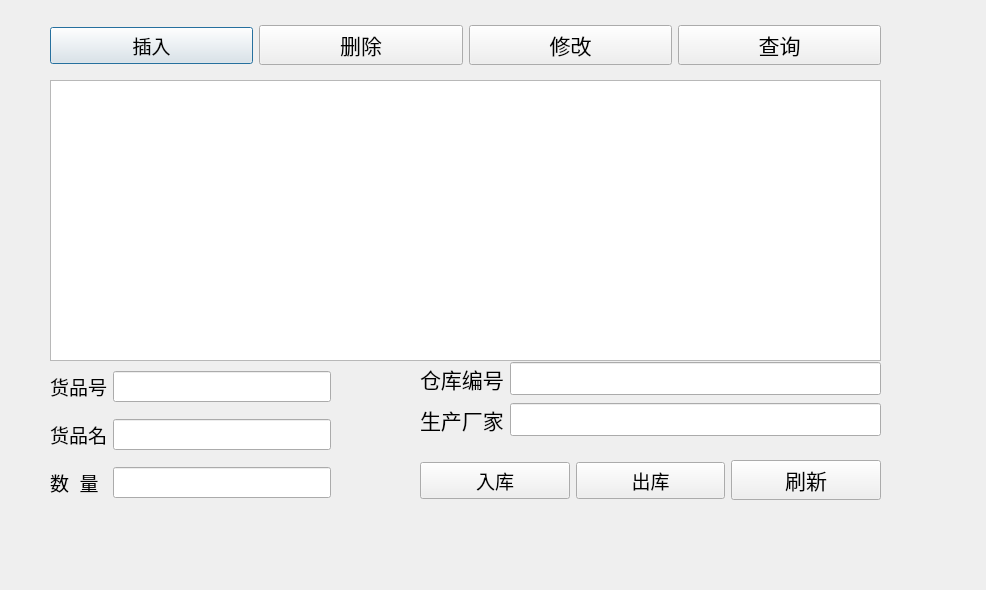
<?xml version="1.0" encoding="UTF-8"?>
<ui version="4.0">
 <class>DialogStockmanage</class>
 <widget class="QDialog" name="DialogStockmanage">
  <property name="geometry">
   <rect>
    <x>0</x>
    <y>0</y>
    <width>986</width>
    <height>590</height>
   </rect>
  </property>
  <property name="font">
   <font>
    <pointsize>16</pointsize>
   </font>
  </property>
  <property name="windowTitle">
   <string>Dialog</string>
  </property>
  <widget class="QTableView" name="tableView">
   <property name="geometry">
    <rect>
     <x>50</x>
     <y>80</y>
     <width>831</width>
     <height>281</height>
    </rect>
   </property>
   <property name="font">
    <font>
     <pointsize>14</pointsize>
    </font>
   </property>
  </widget>
  <widget class="QWidget" name="gridLayoutWidget">
   <property name="geometry">
    <rect>
     <x>50</x>
     <y>360</y>
     <width>281</width>
     <height>151</height>
    </rect>
   </property>
   <layout class="QGridLayout" name="gridLayout">
    <item row="2" column="1">
     <widget class="QLineEdit" name="le_num">
      <property name="font">
       <font>
        <pointsize>14</pointsize>
       </font>
      </property>
      <property name="text">
       <string/>
      </property>
     </widget>
    </item>
    <item row="1" column="0">
     <widget class="QLabel" name="lb_name">
      <property name="font">
       <font>
        <pointsize>14</pointsize>
       </font>
      </property>
      <property name="text">
       <string>货品名</string>
      </property>
     </widget>
    </item>
    <item row="0" column="1">
     <widget class="QLineEdit" name="le_id">
      <property name="font">
       <font>
        <pointsize>14</pointsize>
       </font>
      </property>
      <property name="text">
       <string/>
      </property>
     </widget>
    </item>
    <item row="1" column="1">
     <widget class="QLineEdit" name="le_name">
      <property name="font">
       <font>
        <pointsize>14</pointsize>
       </font>
      </property>
      <property name="text">
       <string/>
      </property>
     </widget>
    </item>
    <item row="0" column="0">
     <widget class="QLabel" name="lb_id">
      <property name="font">
       <font>
        <pointsize>14</pointsize>
       </font>
      </property>
      <property name="text">
       <string>货品号</string>
      </property>
     </widget>
    </item>
    <item row="2" column="0">
     <widget class="QLabel" name="lb_num">
      <property name="font">
       <font>
        <pointsize>14</pointsize>
       </font>
      </property>
      <property name="text">
       <string>数  量</string>
      </property>
     </widget>
    </item>
   </layout>
   <zorder>lb_num</zorder>
   <zorder>lb_id</zorder>
   <zorder>le_name</zorder>
   <zorder>le_id</zorder>
   <zorder>lb_name</zorder>
   <zorder>le_num</zorder>
  </widget>
  <widget class="QWidget" name="horizontalLayoutWidget">
   <property name="geometry">
    <rect>
     <x>50</x>
     <y>20</y>
     <width>831</width>
     <height>51</height>
    </rect>
   </property>
   <layout class="QHBoxLayout" name="horizontalLayout">
    <item>
     <widget class="QPushButton" name="bit_add">
      <property name="font">
       <font>
        <pointsize>14</pointsize>
       </font>
      </property>
      <property name="text">
       <string>插入</string>
      </property>
     </widget>
    </item>
    <item>
     <widget class="QPushButton" name="btn_del">
      <property name="font">
       <font>
        <pointsize>16</pointsize>
       </font>
      </property>
      <property name="text">
       <string>删除</string>
      </property>
     </widget>
    </item>
    <item>
     <widget class="QPushButton" name="btn_update">
      <property name="font">
       <font>
        <pointsize>16</pointsize>
       </font>
      </property>
      <property name="text">
       <string>修改</string>
      </property>
     </widget>
    </item>
    <item>
     <widget class="QPushButton" name="btn_select">
      <property name="font">
       <font>
        <pointsize>16</pointsize>
       </font>
      </property>
      <property name="text">
       <string>查询</string>
      </property>
     </widget>
    </item>
   </layout>
  </widget>
  <widget class="QWidget" name="gridLayoutWidget_2">
   <property name="geometry">
    <rect>
     <x>420</x>
     <y>360</y>
     <width>461</width>
     <height>80</height>
    </rect>
   </property>
   <layout class="QGridLayout" name="gridLayout_2">
    <item row="0" column="0">
     <widget class="QLabel" name="lb_stid">
      <property name="text">
       <string>仓库编号</string>
      </property>
     </widget>
    </item>
    <item row="1" column="0">
     <widget class="QLabel" name="lb_ma">
      <property name="text">
       <string>生产厂家</string>
      </property>
     </widget>
    </item>
    <item row="0" column="1">
     <widget class="QLineEdit" name="le_stid"/>
    </item>
    <item row="1" column="1">
     <widget class="QLineEdit" name="le_ma"/>
    </item>
   </layout>
  </widget>
  <widget class="QWidget" name="horizontalLayoutWidget_2">
   <property name="geometry">
    <rect>
     <x>420</x>
     <y>460</y>
     <width>461</width>
     <height>41</height>
    </rect>
   </property>
   <layout class="QHBoxLayout" name="horizontalLayout_2">
    <item>
     <widget class="QPushButton" name="bit_input">
      <property name="font">
       <font>
        <pointsize>14</pointsize>
       </font>
      </property>
      <property name="text">
       <string>入库</string>
      </property>
     </widget>
    </item>
    <item>
     <widget class="QPushButton" name="bit_output">
      <property name="font">
       <font>
        <pointsize>14</pointsize>
       </font>
      </property>
      <property name="text">
       <string>出库</string>
      </property>
     </widget>
    </item>
    <item>
     <widget class="QPushButton" name="btn_flush">
      <property name="font">
       <font>
        <pointsize>16</pointsize>
       </font>
      </property>
      <property name="text">
       <string>刷新</string>
      </property>
     </widget>
    </item>
   </layout>
  </widget>
 </widget>
 <resources/>
 <connections/>
</ui>
